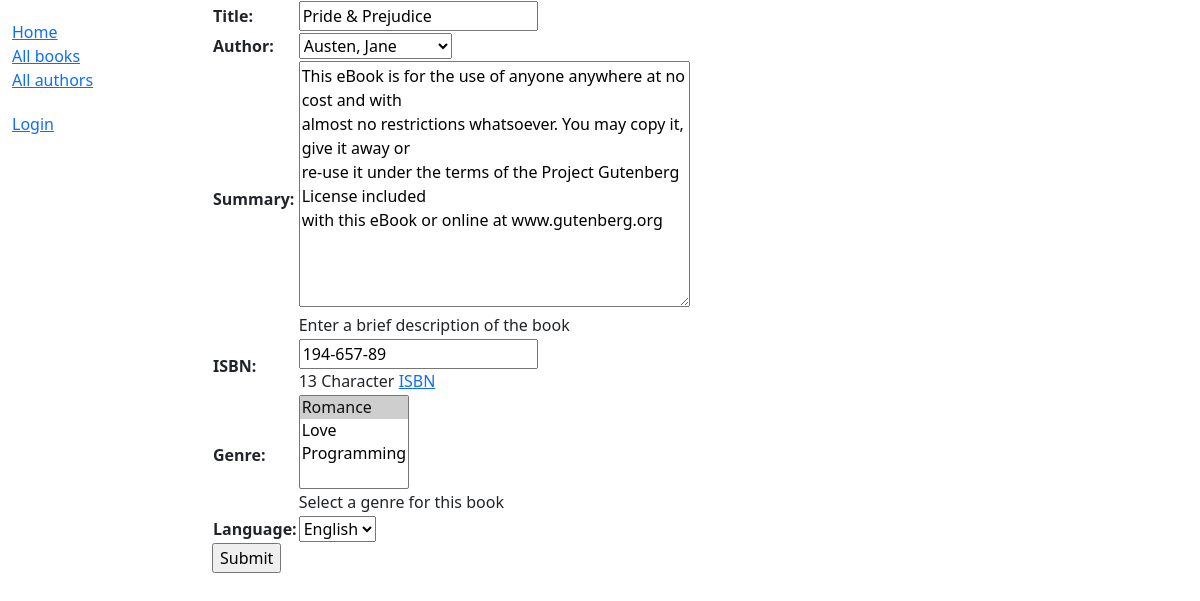
The app's page /catalog/book/1/update with its own data.
### catalog/models.py (models this page shows, shortened)
class Book(models.Model):
	title = models.CharField(max_length=200)
	author = models.ForeignKey('Author', on_delete=models.SET_NULL, null=True)
	summary = models.TextField(max_length=1000, help_text="Enter a brief description of the book")
	isbn = models.CharField('ISBN', max_length=13, unique=True, help_text="13 Character "
	                                                                      "<a href='https://www.isbn-international.org/content/what-isbn'>ISBN</a>")
	genre = models.ManyToManyField(Genre, help_text="Select a genre for this book")
	language = models.ForeignKey('Language', on_delete=models.SET_NULL, null=True)
	def display_genre(self):
		return ', '.join(genre.name for genre in self.genre.all()[:3])
	display_genre.short_description = 'Book Genre'

### catalog/views.py (the view)
# urls.py: path('book/<int:pk>/update', views.BookUpdate.as_view(), name='book-update'),
class BookUpdate(UpdateView):
	model = Book
	fields = '__all__'

### catalog/models.py (called while the page is built)
	def __str__(self):
		return self.name

	def __str__(self):
		return f'{self.last_name}, {self.first_name}'

	def __str__(self):
		return self.name

### catalog/templates/catalog/book_form.html (shortened to what this page needs)
{% extends 'base_generic.html' %}
{% block content %}
    <form action="" method="post">
        <table>
            {{ form.as_table }}
        </table>
        <input type="submit" value="Submit">
    </form>
{% endblock %}

### records on screen
Book: title "Pride & Prejudice", author "Austen, Jane", summary "This eBook is for the use of anyone anywhere at no cost and with almost no restrictions whatsoever. You may copy it, give it away or re-use it under the terms of the Project Gutenberg License included with this eBook or online at www.gutenberg.org", isbn "194-657-89", language "English"
